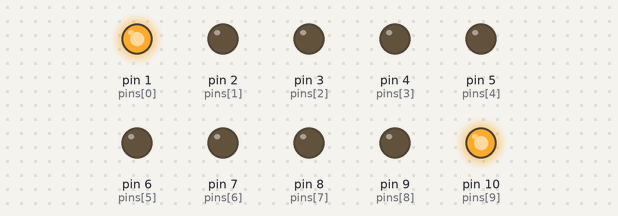
The sketch below on a simulated Arduino Uno, built with avr-gcc and run on an emulated ATmega328P. On the bench: output pins drawn as LEDs (lit = HIGH).

Above: at 0.05 s.
At 0.45 s:
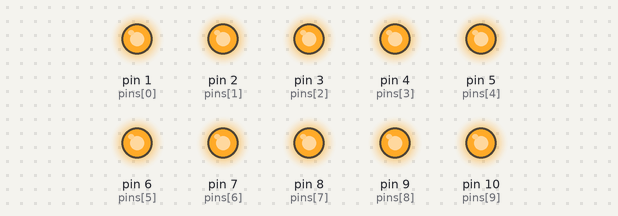
At 0.75 s:
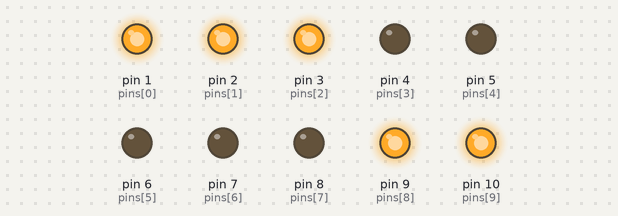
At 1.45 s:
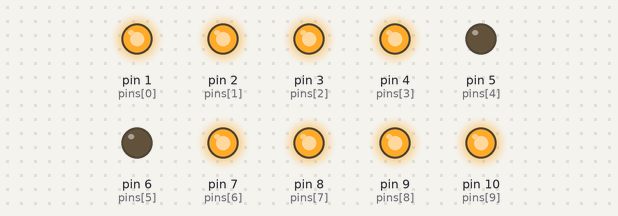
At 2.15 s:
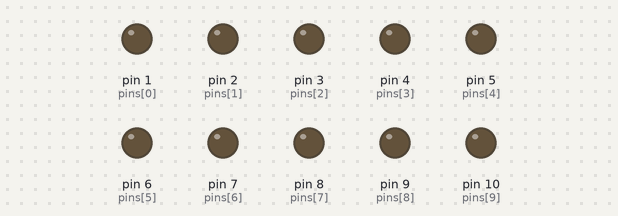
At 2.85 s:
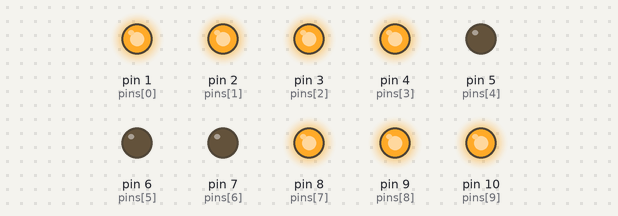
Timing chart, 0 to 3.1 s (numbered marks = the images above):
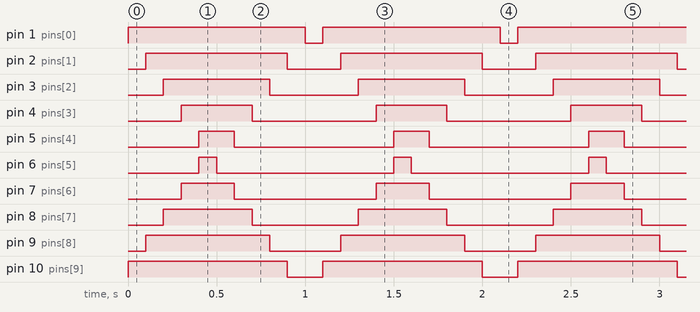

The sketch:

pattern_4.ino
```cpp
//Arduino for Beginner

//Assignment 2 - Led Patterns


int pins[] = {1, 2, 3, 4, 5, 6, 7, 8, 9, 10}; //Array for 10 LEDS
int t = 100; // delay time
int i = 0;
int j = 0;


void setup() {
  // put your setup code here, to run once:

  for (i = 0; i < 10; i++) {
    pinMode(pins[i], OUTPUT);
  }

}

void loop() {

  j = 9;
  for (i = 0; i < 5; i++) {
    digitalWrite(pins[j], 1);
    digitalWrite(pins[i], 1);
    j--;
    delay(t);

  }

  j = 5;
  for (i = 5; i > -1; i--) {
    digitalWrite(pins[j], 0);
    digitalWrite(pins[i], 0);
    j++;
    delay(t);

  }

}
```

Measured:
- by itself, pin 1 (pins[0]): alternates HIGH for 1.0 s and LOW for 0.10 s
- by itself, pin 2 (pins[1]): alternates HIGH for 0.80 s and LOW for 0.30 s
- by itself, pin 3 (pins[2]): alternates HIGH for 0.60 s and LOW for 0.50 s
- by itself, pin 4 (pins[3]): alternates HIGH for 0.40 s and LOW for 0.70 s
- by itself, pin 5 (pins[4]): alternates HIGH for 0.20 s and LOW for 0.90 s
- by itself, pin 6 (pins[5]): alternates HIGH for 0.10 s and LOW for 1.0 s
- by itself, pin 7 (pins[6]): alternates HIGH for 0.30 s and LOW for 0.80 s
- by itself, pin 8 (pins[7]): alternates HIGH for 0.50 s and LOW for 0.60 s
